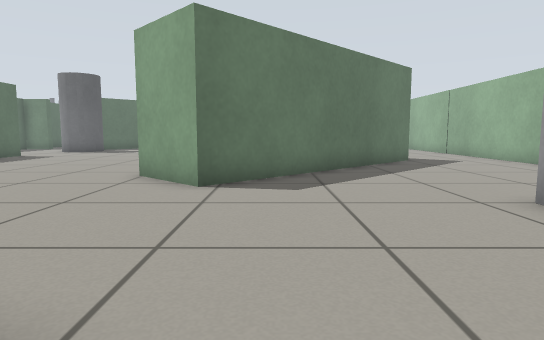
View 1 (above)

24 first-person views from a walk through a robot-simulator world made for Gazebo. The camera is 0.5 m above the floor, tilts 6° down and sees 75° across. The floor is counted in squares, 0.5 m on a side. Each view is taken from the middle of a square. On the plan, view 1 faces up. The plan holds only what a view shows up to about 13 squares ahead; the rest is blank. The place goes on beyond the plan.

View 2
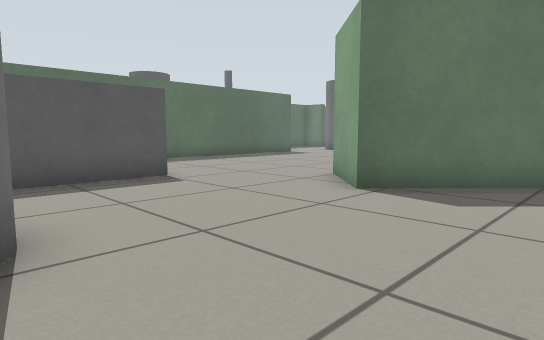

View 3
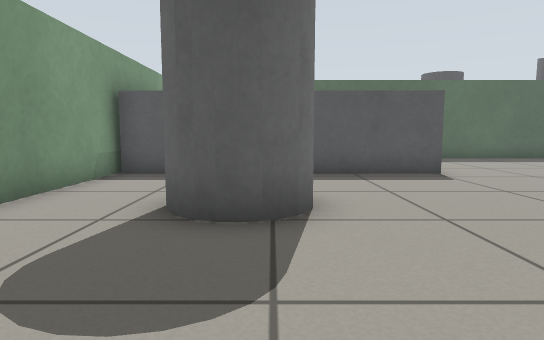

View 4
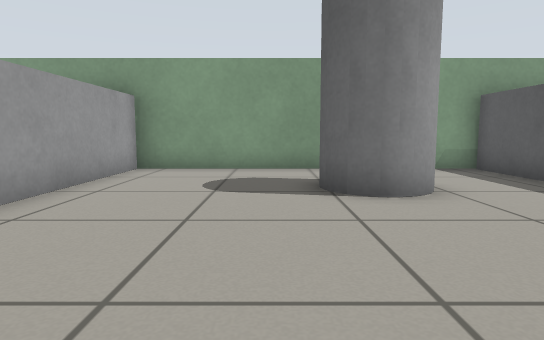

View 5
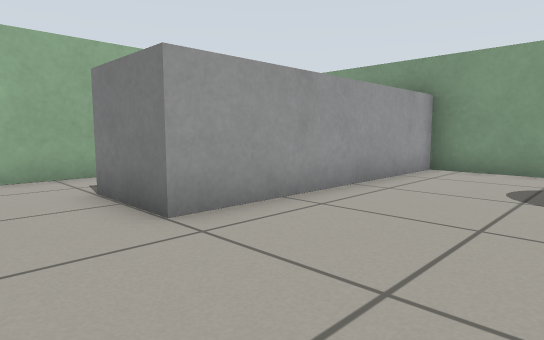

View 6
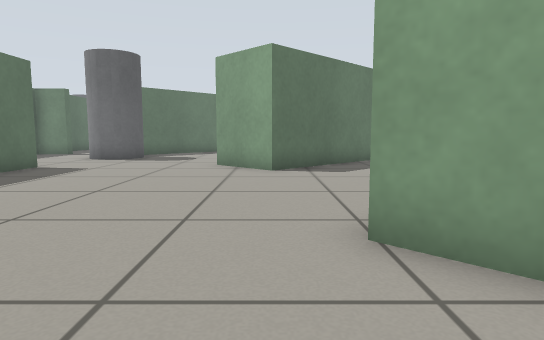

View 7
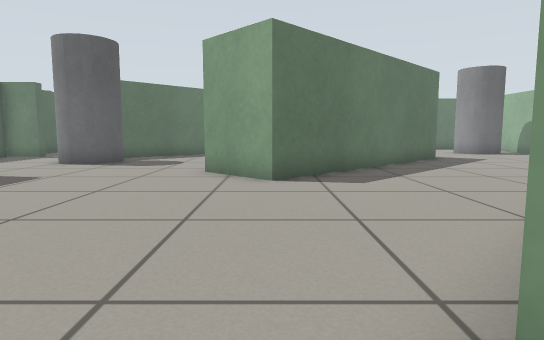

View 8
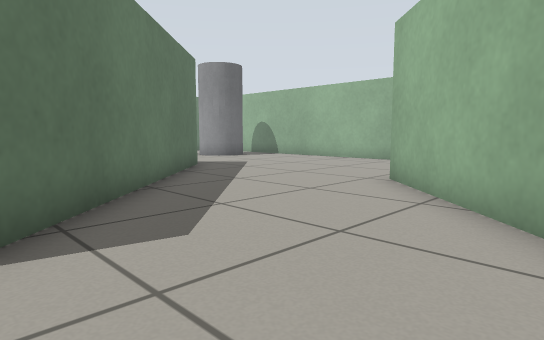

View 9
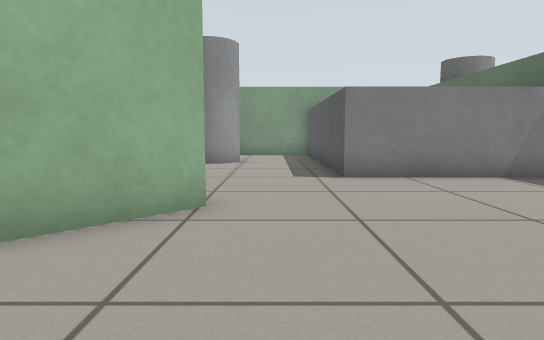

View 10
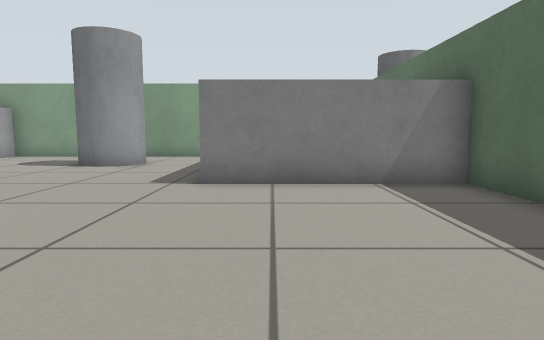

View 11
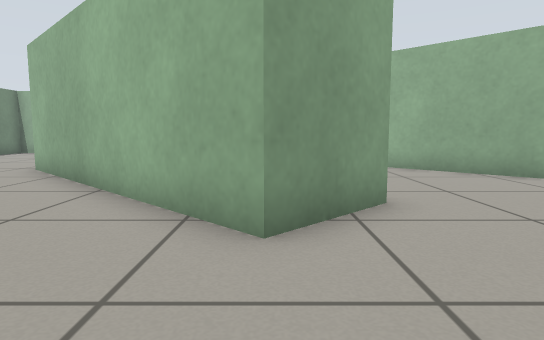

View 12
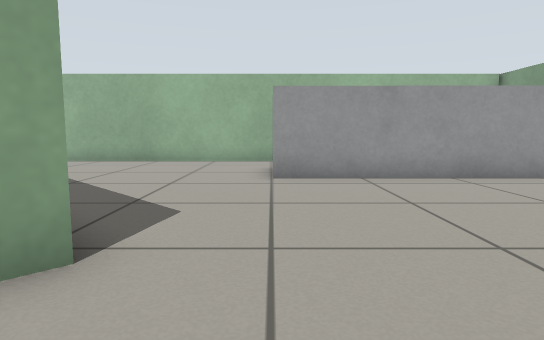

View 13
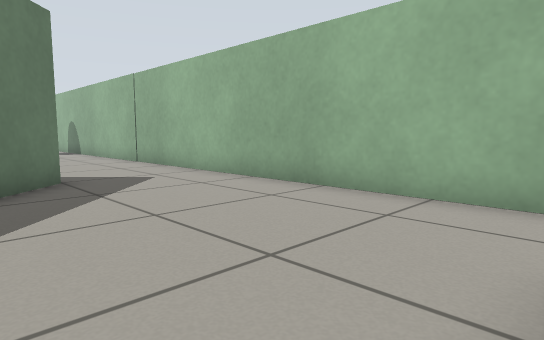

View 14
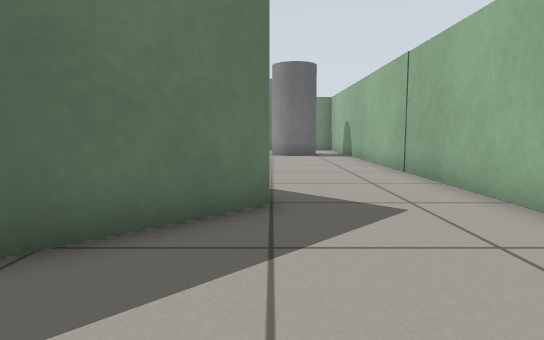

View 15
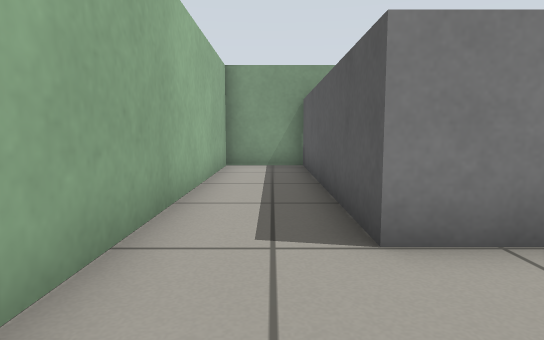

View 16
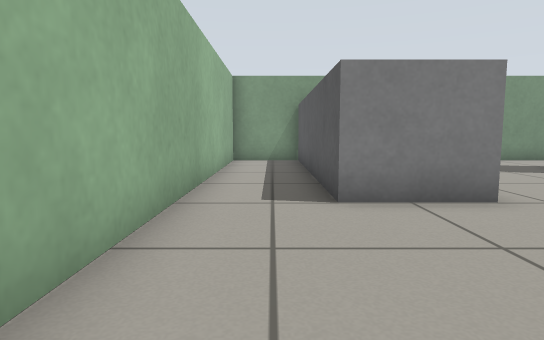

View 17
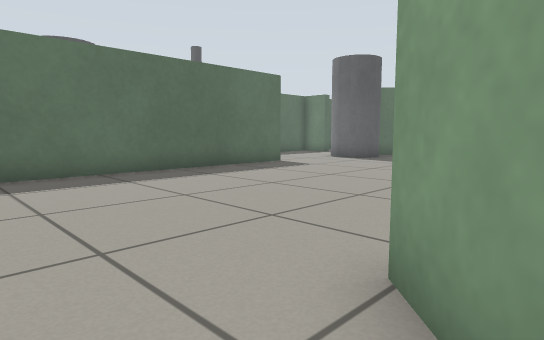

View 18
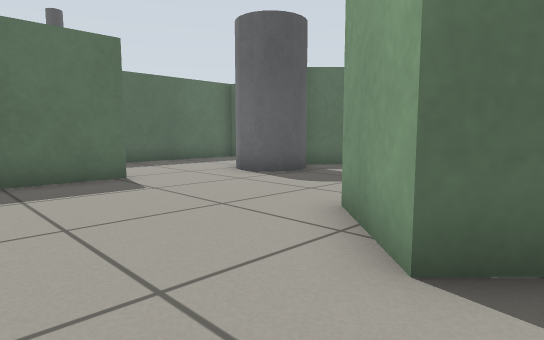

View 19
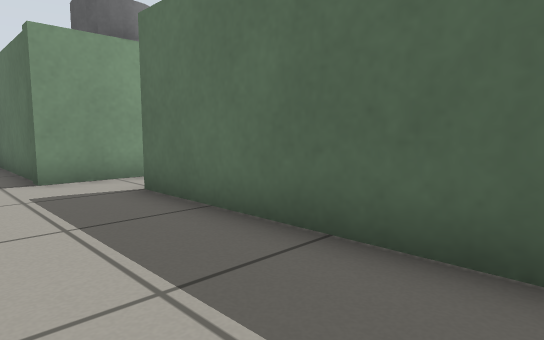

View 20
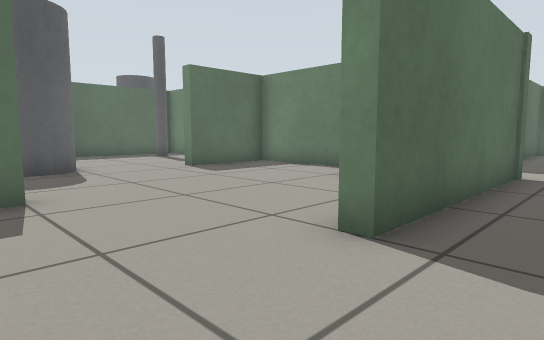

View 21
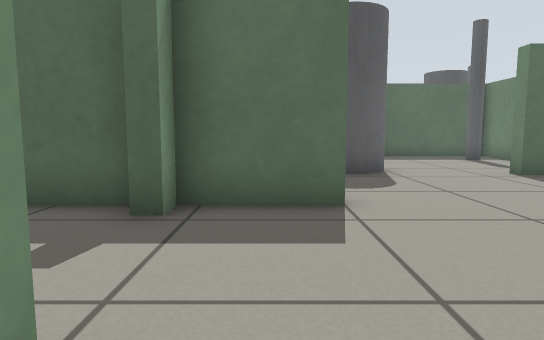

View 22
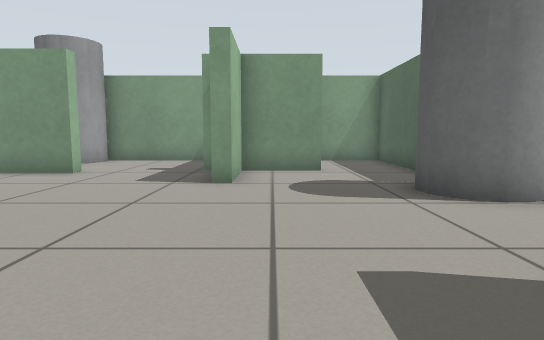

View 23
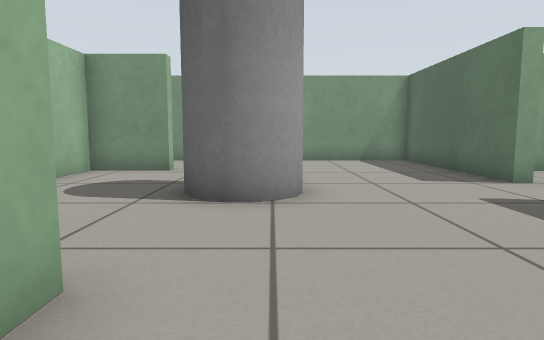

View 24
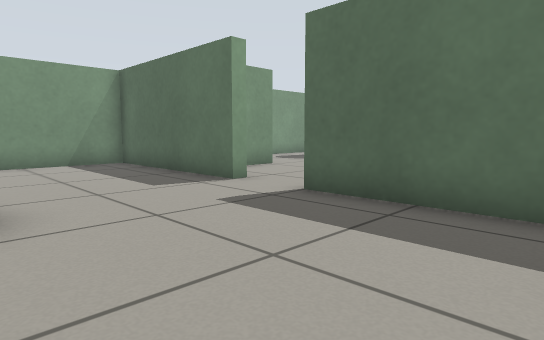

### Floor plan
Key: @ floor where view 1 was taken; # wall or solid block; . floor; B grey box; C grey cylinder; P grey pole.
Columns run from 30 left of view 1 to 8 right of it. Each row starts with its distance up from view 1.
 20                  ..  C..  ..#####.....#
 19                #...CCC.....#####......#
 18                #...CC.....#####.......#
 17                #.........#####........#
 16               P#.........####.........#
 15              PP#...#.....###..........#
 14                #.. #............## ...#
 13                #.. #...........####...#
 12                ... #..........#####...#
 11     #    ########. #.........## ##....#
 10     P. . #...  C#. #........#####.....#
  9    .P... #...  C#. #.......#####......#
  8   #.....##......#. #.......####.......#
  7   #.............#. #........##........#
  6   #.............#..#..................#
  5   #....CC.......#..#BBBBB.........BBB.#
  4  ......CC..........#    B.........B B.#
  3 ..#....  ...#..... #    B.........B B.#
  2 ..#.... ....#......#    B...C.....B B.#
  1 ###....#..###...####    B..CCC....B B.#
  0   #....#..###....  #    B..CCC@...B B.#
 -1   #....#... #.....C     B.........B B.#
 -2   #....#...  ....CC     B.........B B.#
 -3   ################  ###################

Where each view was taken, in squares from view 1:
view 1: 0 up, 0 right, facing up
view 2: 1 up, 2 right, facing up-left
view 3: 1 up, 3 right, facing left
view 4: 7 up, 0 right, facing down
view 5: 7 up, 0 right, facing down-right
view 6: 5 up, 4 left, facing up
view 7: 7 up, 4 left, facing up
view 8: 11 up, 4 left, facing up-right
view 9: 13 up, 4 left, facing down
view 10: 12 up, 7 left, facing down
view 11: 16 up, 9 left, facing right
view 12: 5 up, 4 left, facing right
view 13: 5 up, 3 right, facing up-right
view 14: 8 up, 5 right, facing up
view 15: 8 up, 7 right, facing down
view 16: 10 up, 7 right, facing down
view 17: 6 up, 2 left, facing up-left
view 18: 12 up, 3 left, facing up-left
view 19: 19 up, 12 left, facing down-left
view 20: 2 up, 12 left, facing up-left
view 21: 2 up, 13 left, facing left
view 22: 10 up, 19 left, facing down
view 23: 10 up, 23 left, facing down
view 24: 9 up, 23 left, facing down-left
